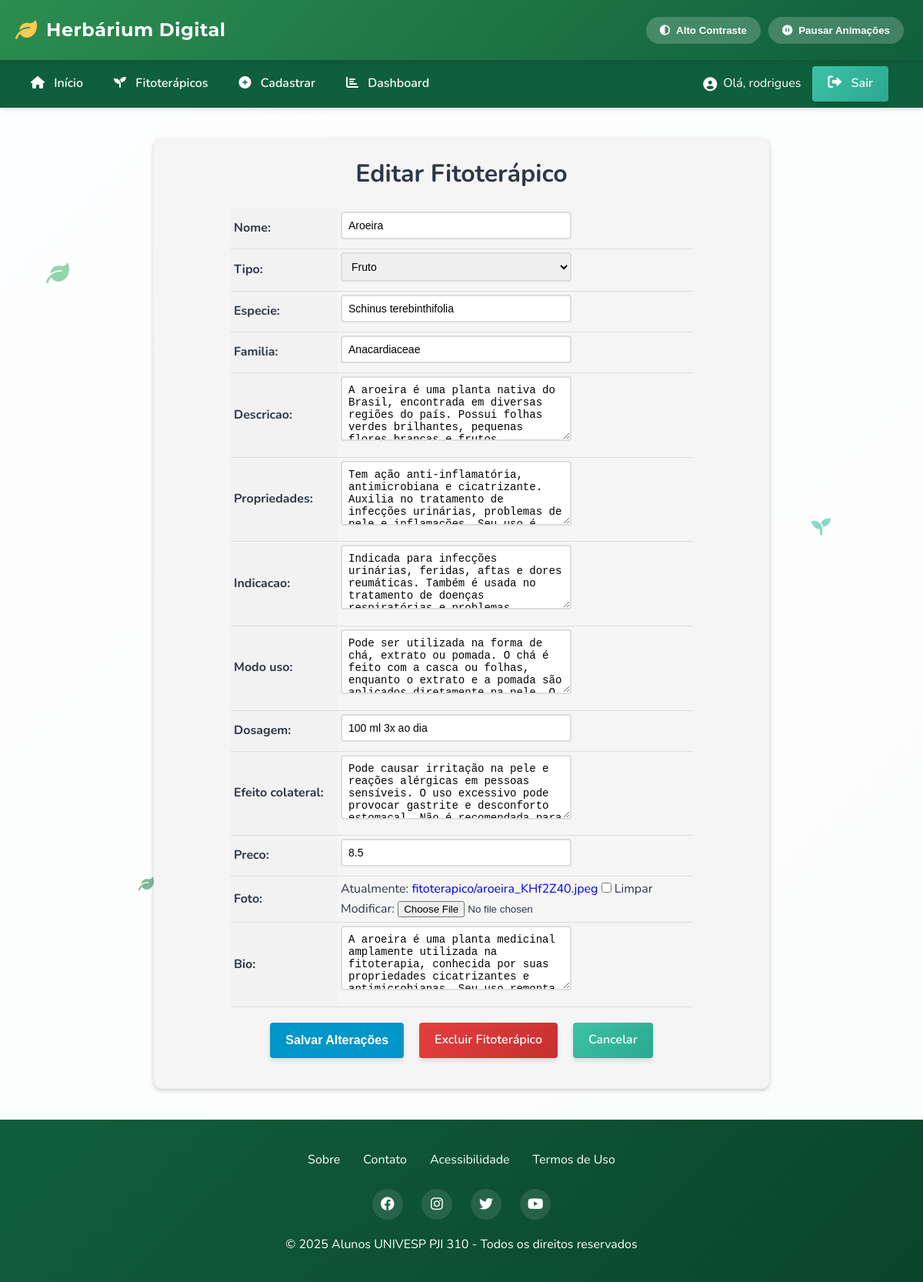
/fitoterapico/10/update/ (signed in), run on an earlier commit of the app's database.
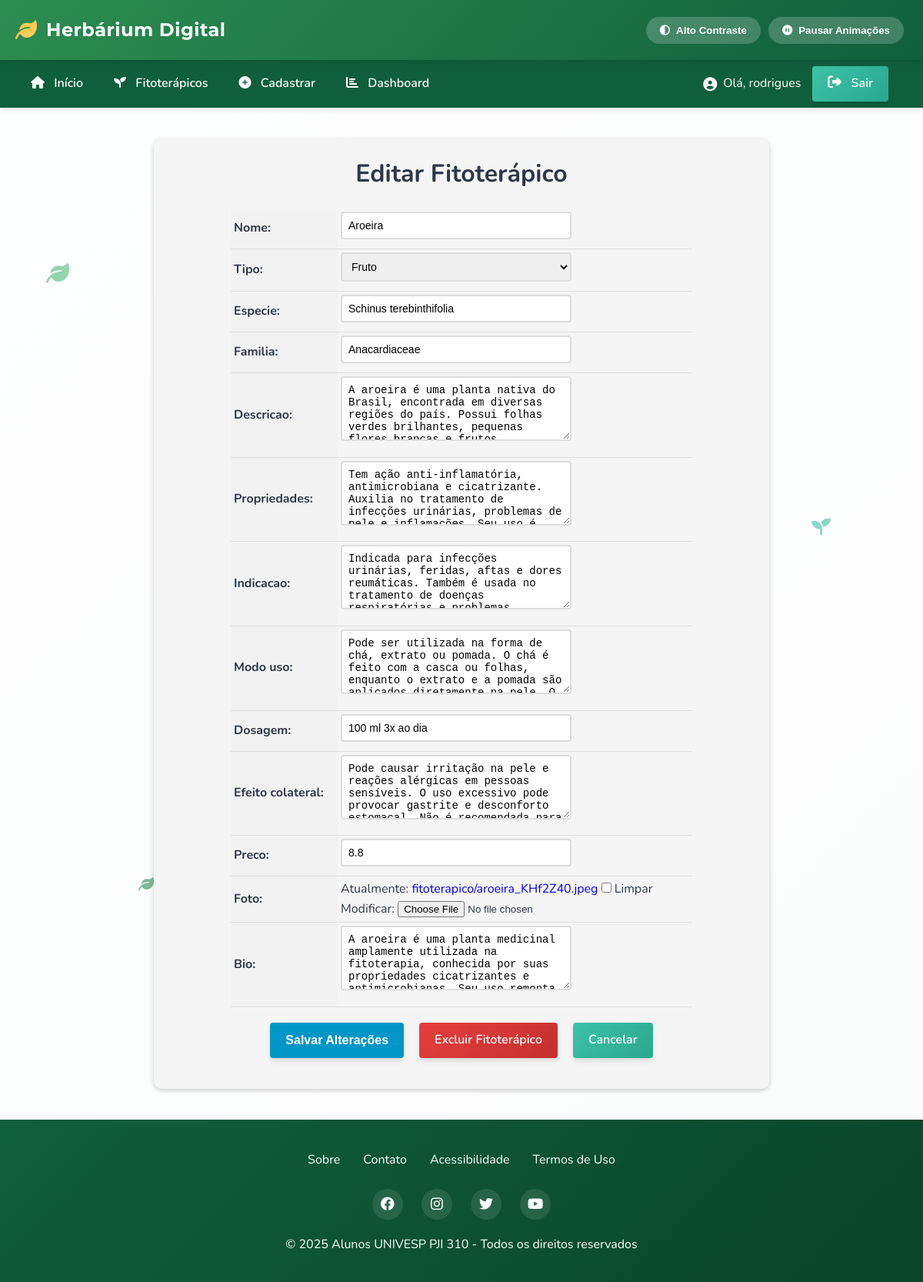
And on a later commit of the database.
### fitoterapico/models.py (models this page shows, shortened)
class Fitoterapico(models.Model):
    id = models.AutoField(primary_key=True)
    nome = models.CharField(max_length=100)
    tipo = models.ForeignKey(Tipo, on_delete=models.PROTECT, related_name='fitoterapico_tipo')
    especie = models.CharField(max_length=100)
    familia = models.CharField(max_length=100, blank=True, null=True)
    descricao = models.TextField()
    propriedades = models.TextField()
    indicacao = models.TextField()
    modo_uso = models.TextField()
    dosagem = models.CharField(max_length=100, blank=True, null=True)
    efeito_colateral = models.TextField(blank=True, null=True)
    preco = models.FloatField(blank=True, null=True, validators=[MinValueValidator(0)])
    foto = models.ImageField(upload_to='fitoterapico/', blank=True, null=True)
    bio = models.TextField(blank=True, null=True)
    class Meta:
        ordering = ['nome']

### fitoterapico/views.py (the view, shortened to what this page needs)
# urls.py: path('fitoterapico/<int:pk>/update/', FitoterapicoUpdateView.as_view(), name='fitoterapico_update'),
@method_decorator(login_required(login_url='login'), name='dispatch')
class FitoterapicoUpdateView(UpdateView):
    model = Fitoterapico
    form_class = FitoterapicoModelForm
    template_name = 'fitoterapico_update.html'

### fitoterapico/models.py (called while the page is built)
    def __str__(self):
        return self.nome

### fitoterapico/templates/fitoterapico_update.html (shortened to what this page needs)
{% extends "base.html" %}
{% block content %}
  <form method="post" enctype="multipart/form-data">
    <h1>Editar Fitoterápico</h1>
    <table>
      {% for field in form %}
        <tr>
          <th>{{ field.label_tag }}</th>
          <td>
            {{ field }}
          </td>
        </tr>
      {% endfor %}
    </table>
    <div>
      <div class="buttons-container">
        <input type="submit" value="Salvar Alterações" class="btn btn-primary">
        <a href="{% url 'fitoterapico_delete' object.pk %}" class="btn btn-danger">Excluir Fitoterápico</a>
        <a href="{% url 'fitoterapico_list' %}" class="btn btn-secondary">Cancelar</a>
      </div>
    </div>
  </form>
{% endblock %}

What changed in the data, as far as the page shows it:
changed Fitoterapico "Aroeira": preco "8.5" → "8.8"
